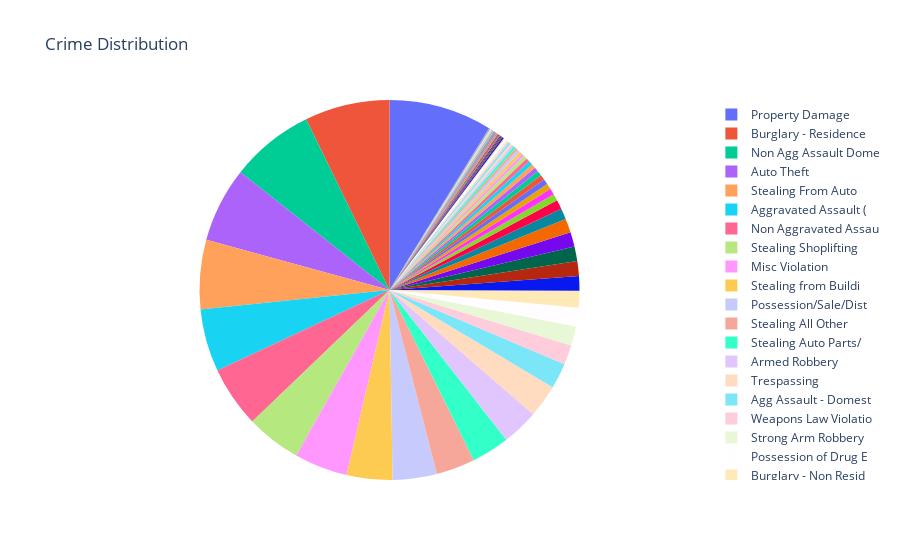

The code cell stored with this chart in its notebook:
### Code cell
fig = go.Figure(data=[go.Pie(labels=crime_type_data['Description'], 
                             values=crime_type_data['Total_Crimes'],
                            textinfo='none')])

fig.update_layout(title='Crime Distribution')

fig.show()

### Figure 1 — Plotly figure (JSON) as saved in the notebook; plotly's stock layout.template omitted (floating-point values rounded to 4 significant figures; data arrays with more than 128 entries replaced by an {"elided": "..."} marker saying what was removed)
{"data": [{"labels": {"elided": "11015 str values"}, "textinfo": "none", "type": "pie", "values": {"elided": "11015 int values"}}], "layout": {"title": {"text": "Crime Distribution"}}}
